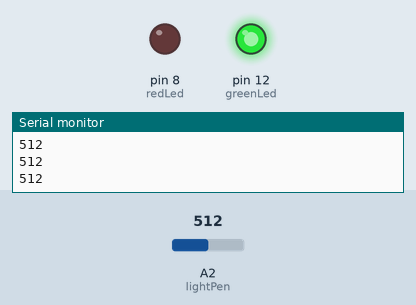
Recording of a sketch running on a simulated Arduino Uno, built with avr-gcc and run on an emulated ATmega328P. Parts: output pins drawn as LEDs (lit = HIGH), the last lines printed to the serial monitor. The test bench sets the inputs (shaded band); at power-on: A2 (lightPen) = 512.

Above: at 1.2 s.
1.3 s: A2 (lightPen) set to 0
At 2.3 s:
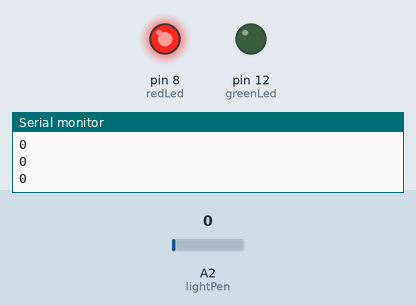
3.0 s: A2 (lightPen) set to 122
At 3.5 s:
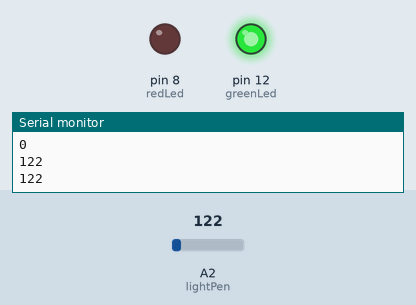
Timing chart, 0 to 6.0 s (numbered marks = the images above; inputs shaded):
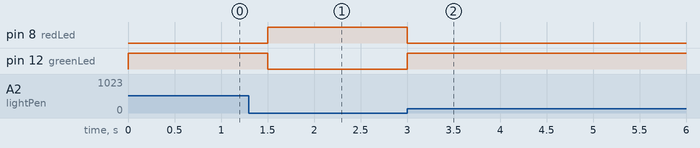

Measured:
- after the input at 1.3 s, pin 8 (redLed): LOW → HIGH after 0.20 s; pin 12 (greenLed): HIGH → LOW after 0.20 s
- after the input at 3.0 s, pin 8 (redLed): HIGH → LOW at once; pin 12 (greenLed): LOW → HIGH at once

The sketch:

photoresistors.ino
```cpp
int lightPen=A2;
int redLed=8;
int greenLed=12;
int lightVal;
int del=250;

void setup() {
  // put your setup code here, to run once:
  pinMode(redLed,OUTPUT);
  pinMode(greenLed,OUTPUT);
  pinMode(lightPen,INPUT);
  Serial.begin(9600);
}

void loop() {
  // put your main code here, to run repeatedly:
  lightVal=analogRead(lightPen);
  if(lightVal == 0 ){
    digitalWrite(redLed,HIGH);
    digitalWrite(greenLed,LOW);
  }
  if(lightVal > 0){
    digitalWrite(greenLed,HIGH);
    digitalWrite(redLed,LOW);
  }
  Serial.println(lightVal);
  delay(del);
}
```
